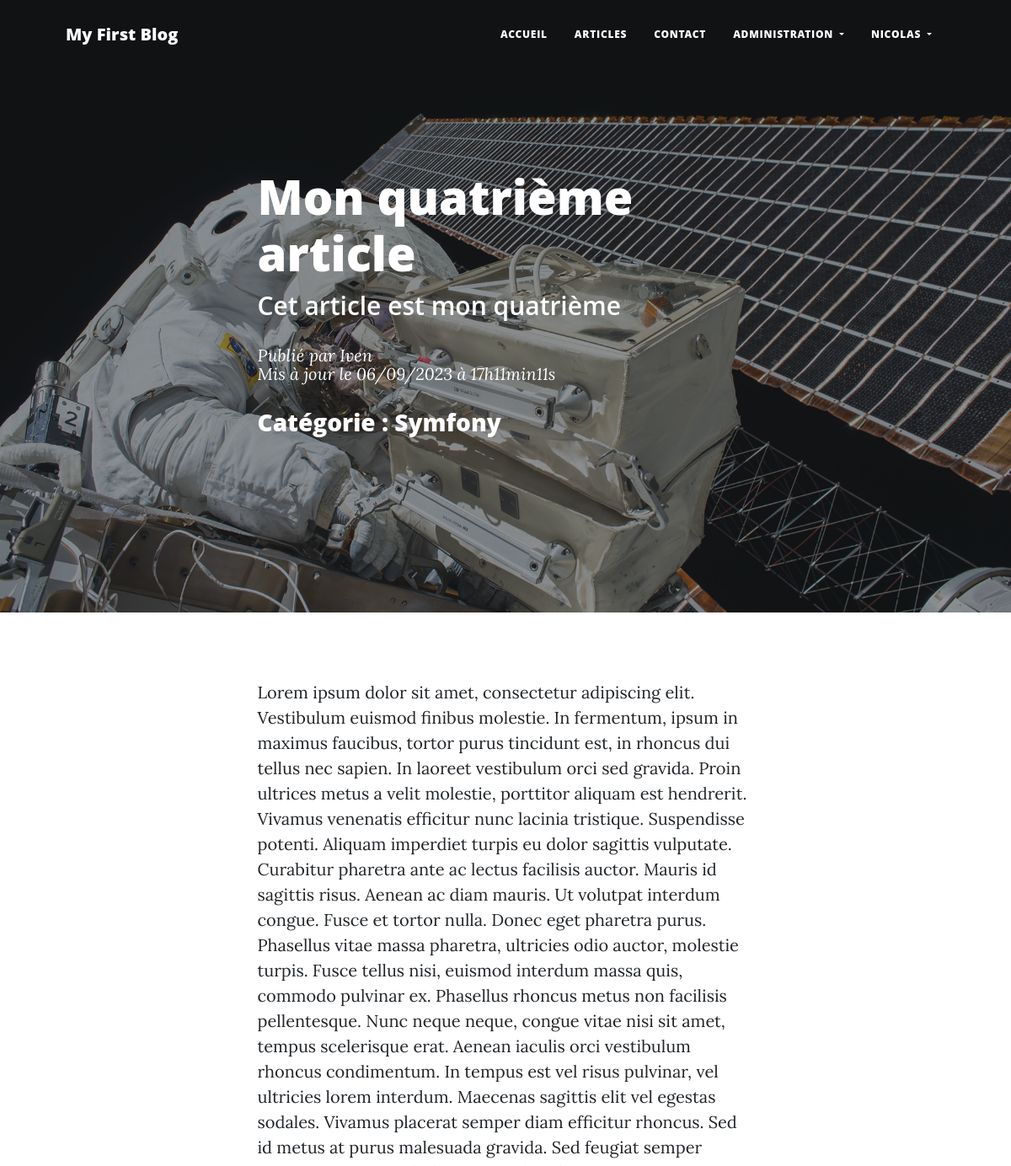
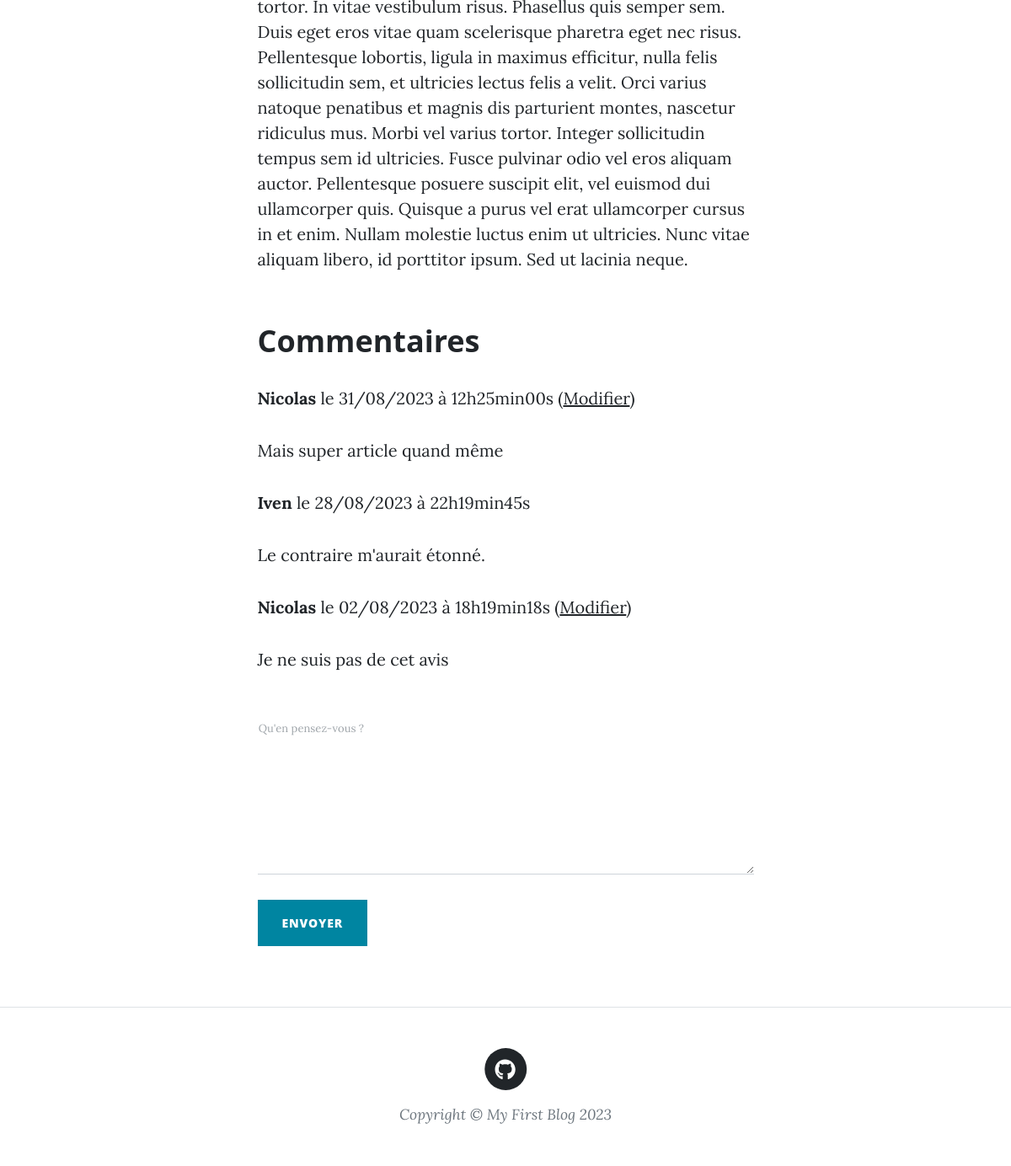
Page /index.php?action=post&id=4 (signed in) on the committed database (2 pictures, top to bottom).
### tables this page shows
CREATE TABLE `p5_post` (
  `id` int(11) NOT NULL,
  `title` varchar(50) NOT NULL,
  `chapo` varchar(255) NOT NULL,
  `content` text NOT NULL,
  `image` varchar(500) NOT NULL DEFAULT 'src/public/assets/img/post-bg.jpg',
  `created_at` datetime NOT NULL,
  `updated_at` datetime NOT NULL,
  `category_id` int(11) NOT NULL,
  `user_id` int(11) NOT NULL
);

CREATE TABLE `p5_user` (
  `id` int(11) NOT NULL,
  `last_name` varchar(50) NOT NULL,
  `first_name` varchar(50) NOT NULL,
  `login` varchar(50) NOT NULL,
  `password` varchar(100) NOT NULL,
  `mail` varchar(50) NOT NULL,
  `role` tinyint(1) NOT NULL,
  `avatar` varchar(500) NOT NULL,
  `created_at` datetime NOT NULL,
  `updated_at` datetime NOT NULL
);

CREATE TABLE `p5_category` (
  `id` int(11) NOT NULL,
  `name` varchar(50) NOT NULL
);

CREATE TABLE `p5_comment` (
  `id` int(11) NOT NULL,
  `content` text NOT NULL,
  `status` tinyint(1) NOT NULL DEFAULT 0,
  `created_at` datetime NOT NULL,
  `updated_at` datetime NOT NULL DEFAULT current_timestamp(),
  `user_id` int(11) NOT NULL,
  `post_id` int(11) NOT NULL
);

### src/controllers/post/view.php (called while the page is built, shortened)
<?php
class ViewPost
{
    public function execute(string $identifier): void
    {
        $connection = new DatabaseConnection();
        $postRepository = new PostRepository();
        $postRepository->connection = $connection;
        $post = $postRepository->getPost(htmlspecialchars($identifier));
        $commentRepository = new CommentRepository();
        $commentRepository->connection = $connection;
        $comments = $commentRepository->getActivatedComments(htmlspecialchars($identifier));
        $categoryRepository = new CategoryRepository();
        $categoryRepository->connection = $connection;
        $category = $categoryRepository->getCategory($post->category);
        require 'templates/post.php';
    }
}

### src/model/post.php (called while the page is built, shortened)
<?php
class Post
{
    public function __construct(
        int $id,
        string $title,
        string $chapo,
        string $content,
        string $image,
        string $frenchCreationDate,
        string $frenchUpdateDate,
        string $category,
        string $author
    ) {
        $this->id = $id;
        $this->title = $title;
        $this->chapo = $chapo;
        $this->content = $content;
        $this->image = $image;
        $this->frenchCreationDate = $frenchCreationDate;
        $this->frenchUpdateDate = $frenchUpdateDate;
        $this->category = $category;
        $this->author = $author;
    }
}

### src/lib/database.php (called while the page is built, shortened)
<?php
class DatabaseConnection
{
    public ?PDO $database = null;
    public function getConnection(): PDO
    {
        if ($this->database === null) {
            $this->database = new PDO('mysql:host=localhost;
            dbname=jluceazoc;charset=utf8', 'root', '');
        }
        return $this->database;
    }
}

### src/repository/postRepository.php (called while the page is built, shortened)
<?php
require_once 'src/model/post.php';
class PostRepository
{
    public DatabaseConnection $connection;
    public function getPost(string $id): Post
    {
        $statement = $this->connection->getConnection()->prepare(
            "SELECT p.id, p.title, p.chapo, p.content, p.image,
        DATE_FORMAT(p.created_at, '%d/%m/%Y à %Hh%imin%ss') AS french_creation_date,
        DATE_FORMAT(p.updated_at, '%d/%m/%Y à %Hh%imin%ss') AS french_update_date,
        p.category_id, u.first_name AS author FROM p5_post p JOIN p5_user u
        ON p.user_id = u.id WHERE p.id = ?"
        );
        $statement->execute([$id]);
        $row = $statement->fetch();
        return new Post(
            $row['id'],
            $row['title'],
            $row['chapo'],
            $row['content'],
            $row['image'],
            $row['french_creation_date'],
            $row['french_update_date'],
            $row['category_id'],
            $row['author']
        );
    }
}

### src/repository/categoryRepository.php (called while the page is built, shortened)
<?php
require_once 'src/model/category.php';
class CategoryRepository
{
    public DatabaseConnection $connection;
    public function getCategory(int $id): Category
    {
        $statement = $this->connection->getConnection()->prepare(
            "SELECT id, name FROM p5_category WHERE id = ?"
        );
        $statement->execute([$id]);
        $row = $statement->fetch();
        return new Category($row['id'], $row['name']);
    }
}

### src/model/category.php (called while the page is built, shortened)
<?php
class Category
{
    public function __construct(int $id, string $name)
    {
        $this->name = $name;
    }
}

### src/repository/commentRepository.php (called while the page is built, shortened)
<?php
require_once 'src/model/comment.php';
class CommentRepository
{
    public DatabaseConnection $connection;
    public function getActivatedComments(string $post): array
    {
        $statement = $this->connection->getConnection()->prepare(
            "SELECT c.id, c.content, c.status ,
        DATE_FORMAT(c.created_at, '%d/%m/%Y à %Hh%imin%ss') AS french_creation_date,
        DATE_FORMAT(c.updated_at, '%d/%m/%Y à %Hh%imin%ss') AS french_update_date,
        u.first_name AS author, c.post_id FROM p5_comment c JOIN p5_user u
        ON c.user_id = u.id WHERE c.post_id = ? AND c.status = 1 ORDER BY c.created_at DESC"
        );
        $statement->execute([$post]);
        $comments = [];
        while (($row = $statement->fetch())) {
            $comment = new Comment(
                $row['id'],
                $row['content'],
                $row['status'],
                $row['french_creation_date'],
                $row['french_update_date'],
                $row['author'],
                $row['post_id']
            );
            $comments[] = $comment;
        }
        return $comments;
    }
}

### src/model/comment.php (called while the page is built, shortened)
<?php
class Comment
{
    public function __construct(
        int $id,
        string $content,
        bool $status,
        string $frenchCreationDate,
        string $frenchUpdateDate,
        string $author,
        string $post
    ) {
        $this->id = $id;
        $this->content = $content;
        $this->frenchCreationDate = $frenchCreationDate;
        $this->author = $author;
    }
}

### templates/post.php (the view, shortened to what this page needs)
<header class="masthead" style="background-image: url(<?= $post->image ?>)">
    <div class="container position-relative px-4 px-lg-5">
        <div class="row gx-4 gx-lg-5 justify-content-center">
            <div class="col-md-10 col-lg-8 col-xl-7">
                <div class="post-heading">
                    <h1><?= $post->title ?></h1>
                    <h2 class="subheading"><?= $post->chapo ?></h2>
                    <span class="meta">
                                Publié par <?= $post->author ?>
                                <?php
                                if ($post->frenchCreationDate == $post->frenchUpdateDate) { ?>
                                    <em>le <?= $post->frenchCreationDate ?></em>
                                <?php } else { ?>
                                    <br><em>Mis à jour le <?= $post->frenchUpdateDate ?></em>
                                <?php } ?>
                            </span><br>
                    <h3>Catégorie : <?= $category->name ?></h3>
                </div>
            </div>
        </div>
    </div>
</header>
<main class="mb-4">
    <article class="container px-4 px-lg-5">
        <div class="row gx-4 gx-lg-5 justify-content-center">
            <div class="col-md-10 col-lg-8 col-xl-7">
                <p><?= $post->content ?></p>
                <?php
                if ($comments) {
                    ?>
                        <h2 class="section-heading">Commentaires</h2>
                    <?php
                    foreach ($comments as $comment) {
                        ?>
                            <p><strong><?= $comment->author ?></strong>
                                le <?= $comment->frenchCreationDate ?>
                            <?php if (!empty($_SESSION) && $comment->author == $_SESSION['firstName']) {
                                ?>(<a
                                        href="index.php?action=updateComment&id=<?=
                                        urlencode($comment->id) ?>">Modifier</a>)
                            <?php } ?>
                            </p>
                            <p><?= $comment->content ?></p>
                            <?php
                    }
                }
                ?>
                <?php if (!empty($_SESSION)) { ?>
                <div class="my-5">
                    <form action="index.php?action=addComment&id=<?= urlencode($post->id) ?>"
                          method="post">
                        <div class="form-floating">
                            <textarea class="form-control" id="comment" name="comment"
                                      style="height: 12rem" required></textarea>
                            <label for="comment">Qu'en pensez-vous ?</label>
                        </div>
                        <br />
                        <button class="btn btn-primary text-uppercase" id="submitButton"
                                type="submit">Envoyer</button>
                    </form>
                </div>
                <?php } ?>
            </div>
        </div>
    </article>
</main>
<?php require 'layout.php'; ?>

### rows in the picture
p5_post: image (picture), title "Mon quatrième article", chapo "Cet article est mon quatrième", user.first_name "Iven", content "Lorem ipsum dolor sit amet, consectetur adipiscing elit. Vestibulum euismod finibus molestie. In fermentum, ipsum in maximus faucibus, tortor purus tincidunt est, in rhoncus dui tellus nec sapien. In laoreet vestibulum orci sed gravida. Proin ultrices metus a velit molestie, porttitor aliquam est hendrerit. Vivamus venenatis efficitur nunc lacinia tristique. Suspendisse potenti. Aliquam imperdiet turpis eu dolor sagittis vulputate. Curabitur pharetra ante ac lectus facilisis auctor. Mauris id sagittis risus. Aenean ac diam mauris. Ut volutpat interdum congue. Fusce et tortor nulla. Donec eget pharetra purus. Phasellus vitae massa pharetra, ultricies odio auctor, molestie turpis. Fusce…"
p5_category: name "Symfony"
p5_comment: user.first_name "Nicolas", frenchCreationDate "31/08/2023 à 12h25min00s", content "Mais super article quand même"
p5_comment: user.first_name "Iven", frenchCreationDate "28/08/2023 à 22h19min45s", content "Le contraire m'aurait étonné."
p5_comment: user.first_name "Nicolas", frenchCreationDate "02/08/2023 à 18h19min18s", content "Je ne suis pas de cet avis"

### other values in the picture
$_SESSION['firstName'] "NICOLAS"
$post->frenchUpdateDate "06/09/2023 à 17h11min11s"
